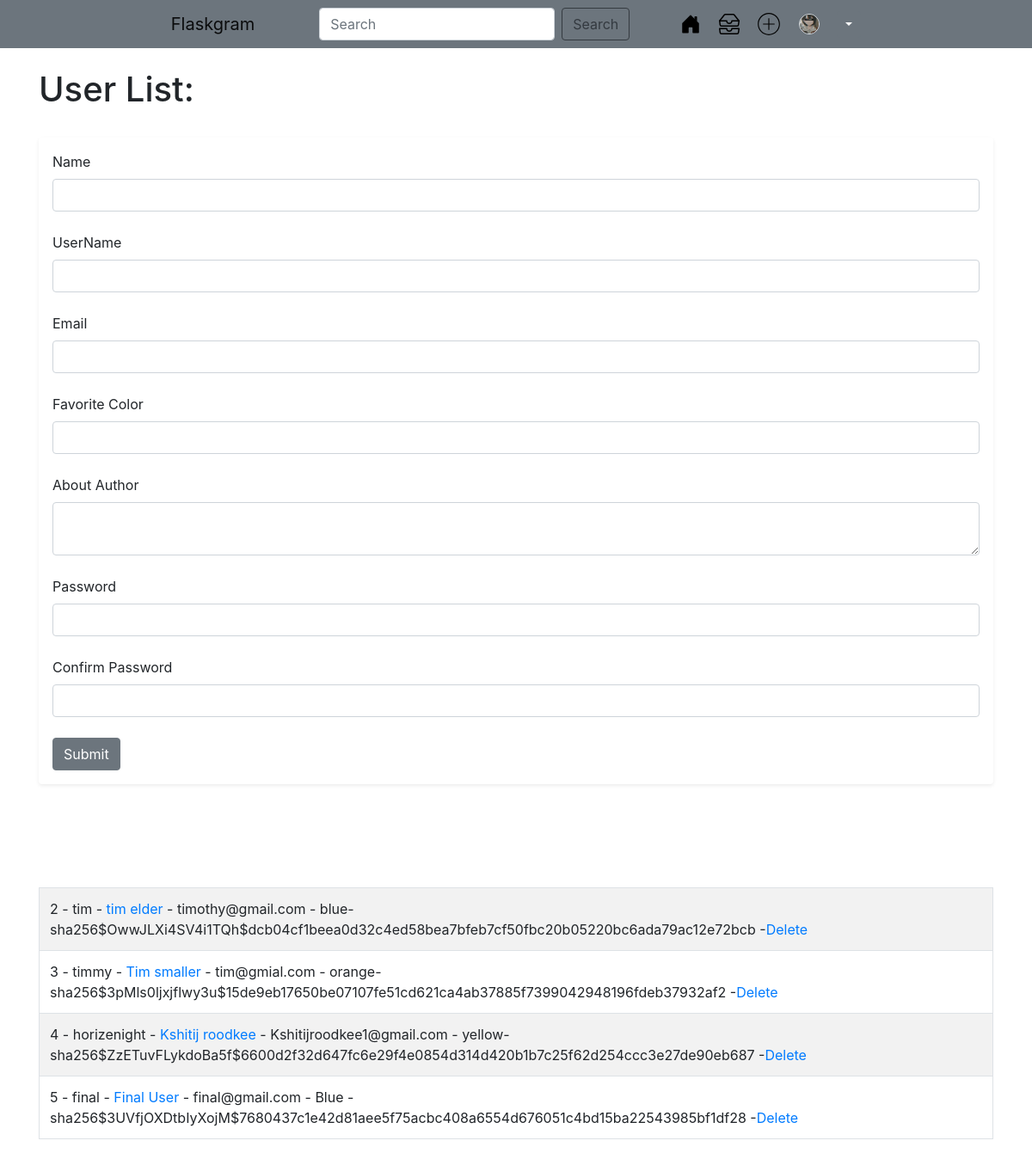
Screenshot of /user/add (signed in) with the database file from the repository.
### main.py (models this page shows, shortened)
class Users(db.Model,UserMixin):
    id = db.Column(db.Integer,primary_key=True)
    username = db.Column(db.String(120),nullable=False)
    name = db.Column(db.String(120),nullable=False)
    email = db.Column(db.String(120),nullable=False,unique=True)
    profile_pic = db.Column(db.String(),nullable=True)
    favorite_color = db.Column(db.String(120))
    about_author = db.Column(db.Text(500),nullable=True)
    date_added = db.Column(db.DateTime,default=datetime.utcnow)
    password_hash = db.Column(db.String(120))
    posts= db.relationship('Posts',backref='poster')
    followed = db.relationship(
        'Users', secondary=followers,
        primaryjoin=(followers.c.follower_id == id),
        secondaryjoin=(followers.c.followed_id == id),
        backref=db.backref('followers', lazy='dynamic'), lazy='dynamic')
    liked = db.relationship(
        'LikePost',
        foreign_keys='LikePost.user_id',
        backref='user', lazy='dynamic')
    @property
    def password(self):
        raise AttributeError('password is not readable attribute')

### main.py (the view, shortened to what this page needs)
@app.route('/user/add',methods =['GET',"POST"])
def add_user():
    name = None
    form = UserForm()
    our_users = Users.query.order_by(Users.date_added)
    return render_template("add_user.html",form =  form,name=name,our_users = our_users)

### WebForms.py
class UserForm(FlaskForm):
    name = StringField("Name" , validators= [DataRequired()])
    username = StringField("UserName" , validators= [DataRequired()])
    email = StringField("Email" , validators= [DataRequired()])
    favorite_color = StringField('Favorite Color')
    about_author = TextAreaField('About Author')
    profile_pic = FileField("Profile Pic")
    password_hash = PasswordField('Password',validators=[DataRequired(),EqualTo('password_hash2',message='Passwords Must Match')])
    password_hash2 = PasswordField('Confirm Password',validators=[DataRequired()])
    submit = SubmitField("Submit")

class SearchForm(FlaskForm):
    searched = StringField("Searched" , validators=[DataRequired(),Length(min=1)])
    submit = SubmitField("Submit")

### main.py (called while the page is built)
@login_manager.user_loader
def load_user(user_id):
    return Users.query.get(int(user_id))

@app.context_processor
def base():
    form = SearchForm()
    return dict(form=form)

### templates/add_user.html (shortened to what this page needs)
{% extends 'base.html' %}
{% block content%}
    <br/>
{% if name %}
    <h1>User Added !</h1>
    <br/><br/><br/>
    <table class='table table-hover table-bordered table-striped'>
        {%for our_user in our_users%}
        <tr>
            <td>
                {{our_user.id}} -   {{our_user.username}} - <a href="{{url_for('update',id=our_user.id)}}">{{our_user.name}} </a> - {{our_user.email}} - {{our_user.favorite_color}}-{{our_user.password_hash}}  -<a href="{{url_for('delete',id=our_user.id)}}">Delete </a>  <br/>
            </td>
        </tr>
        {%endfor %}
    </table>
{%else%}
    <h1>User List: </h1>
    <br/>
    <div class="shadow-sm p-3 mb-5 bg-body rounded">
    <form method="POST">
        {{form.name.label(class='form-label')}}
        {{form.name(class='form-control')}}
<br/>
        {{form.username.label(class='form-label')}}
        {{form.username(class='form-control')}}
<br/>
        {{form.email.label(class='form-label')}}
        {{form.email(class='form-control')}}
<br/>
        {{form.favorite_color.label(class='form-label')}}
        {{form.favorite_color(class='form-control')}}
<br/>
        {{form.about_author.label(class='form-label')}}
        {{form.about_author(class='form-control')}}
<br/>
        {{form.password_hash.label(class='form-label')}}
        {{form.password_hash(class='form-control')}}
<br/>
        {{form.password_hash2.label(class='form-label')}}
        {{form.password_hash2(class='form-control')}}
<br/>
        {{form.submit(class='btn btn-secondary')}}
    </form>
</div>
<br/><br/><br/>
<table class='table table-hover table-bordered table-striped'>
    {%for our_user in our_users%}
    <tr>
        <td>
            {{our_user.id}} -   {{our_user.username}} - <a href="{{url_for('update',id=our_user.id)}}">{{our_user.name}} </a> - {{our_user.email}} - {{our_user.favorite_color}}-{{our_user.password_hash}}  -<a href="{{url_for('delete',id=our_user.id)}}">Delete </a>  <br/>
        </td>
    </tr>
    {%endfor %}
</table>
{%endif%}
{%endblock%}

### templates/navbar.html (shortened to what this page needs)
<div>
  <nav class="navbar navbar-expand-lg navbar-light bg-secondary  ">
    <div class="container justify-content-center">
      <div class="d-flex flex-row justify-content-between align-items-center col-9">
      {% if current_user.is_authenticated %}
      <a class="navbar-brand" href="{{ url_for('feed', username=current_user.username) }}">
      {%else%}
      <a class="navbar-brand" href="{{url_for('posts')}}">
      {%endif%}
          Flaskgram
        </a>
        <div>
          <form method="POST" action="{{url_for('search')}}" class="form-inline my-2 my-lg-0">
            <input class="form-control mr-sm-2" type="search" placeholder="Search" aria-label="Search"
              name="searched" />
            <button class="btn btn-outline-dark" type="submit">Search</button>
          </form>
        </div>
        <div class="d-flex flex-row">
          <ul class="list-inline m-0">
            {% if current_user.is_authenticated %}
            <li class="list-inline-item">
              <a href="{{url_for('feed',username=current_user.username)}}" class="link-menu">
              </a>
            </li>
            {%endif%}
                  {% if current_user.is_authenticated%}
                  <li class="list-inline-item ml-2">
                    <a href="{{url_for('posts')}}" class="link-menu">
                    </a>
                </li>
            <li class="list-inline-item ml-2">
              <a href="{{url_for('add_post')}}" class="link-menu">
              </a>
            </li>
            <li class="list-inline-item ml-2 align-middle">
              <a href="{{ url_for('user', username=current_user.username) }}" class="link-menu">
                <div
                  class="rounded-circle overflow-hidden d-flex justify-content-center align-items-center border topbar-profile-photo">
                  {%if current_user.profile_pic%}
                  <img src="{{url_for('static',filename='images/'+current_user.profile_pic)}}" alt=""
                    style="transform: scale(1.5); width: 100%; position: absolute; left: 0;">
                  {%else%}
                  <img src="{{url_for('static',filename='images/profile.jpg')}}" alt=""
                    style="transform: scale(1.5); width: 100%; position: absolute; left: 0;">
                  {%endif%}
                </div>
              </a>
            </li>
            <li class="list-inline-item ml-2 align-middle">
              <div class="btn-group">
                <button type="button" class="btn btn-sm btn-secondary dropdown-toggle dropdown-toggle-split" data-bs-toggle="dropdown" aria-expanded="false">
                </button>
              </div>
            </li>
            {%endif%}
          </ul>
        </div>
      </div>
    </div>
  </nav>
</div>

### static/css/styles.css (style rules this page uses)
.link-menu { color: black; }
.topbar-profile-photo { width: 1.5em; height: 1.5em; position: relative; }

### rows the page displays
Users: profile_pic (picture), id "4", username "horizenight", name "Kshitij roodkee", email "Kshitijroodkee1@gmail.com", favorite_color "yellow", password_hash "sha256$ZzETuvFLykdoBa5f$6600d2f32d647fc6e29f4e0854d314d420b1b7c25f62d254ccc3e27de90eb687"
Users: id "2", username "tim", name "tim elder", email "timothy@gmail.com", favorite_color "blue", password_hash "sha256$OwwJLXi4SV4i1TQh$dcb04cf1beea0d32c4ed58bea7bfeb7cf50fbc20b05220bc6ada79ac12e72bcb"
Users: id "3", username "timmy", name "Tim smaller", email "tim@gmial.com", favorite_color "orange", password_hash "sha256$3pMls0ljxjflwy3u$15de9eb17650be07107fe51cd621ca4ab37885f7399042948196fdeb37932af2"
Users: id "5", username "final", name "Final User", email "final@gmail.com", favorite_color "Blue", password_hash "sha256$3UVfjOXDtbIyXojM$7680437c1e42d81aee5f75acbc408a6554d676051c4bd15ba22543985bf1df28"
